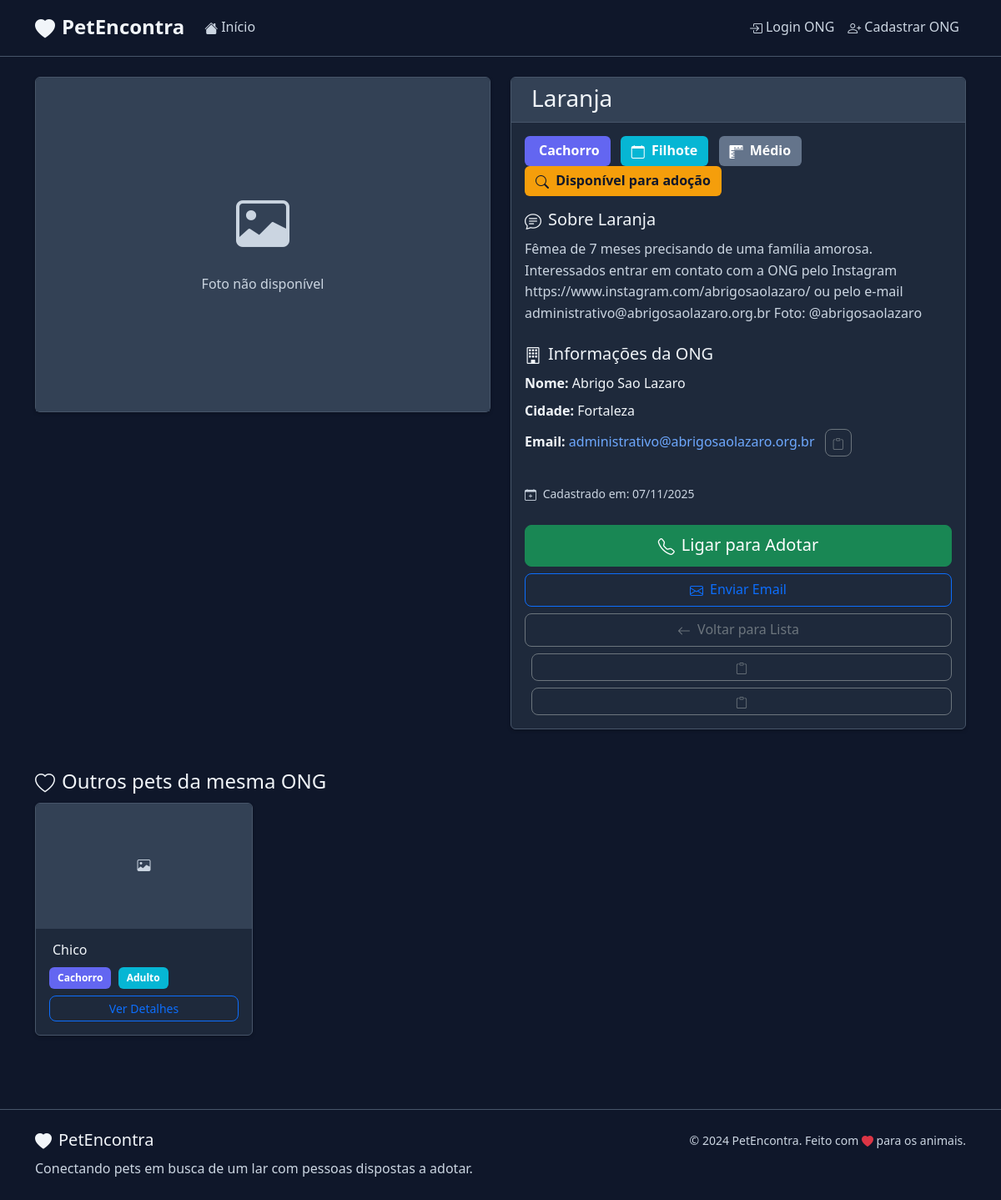
Screenshot of /pet/5 with the database file from the repository.
### models.py (models this page shows, shortened)
class Pet(db.Model):
    ESPECIES = ['Cachorro', 'Gato']
    IDADES = ['Filhote', 'Adulto']
    PORTES = ['Pequeno', 'Médio', 'Grande']
    id = db.Column(db.Integer, primary_key=True)
    nome = db.Column(db.String(100), nullable=False)
    especie = db.Column(db.String(20), nullable=False)
    idade = db.Column(db.String(20), nullable=False)
    porte = db.Column(db.String(20))
    descricao = db.Column(db.Text)
    foto_url = db.Column(db.String(200))
    data_cadastro = db.Column(db.DateTime, default=datetime.utcnow)
    adotado = db.Column(db.Boolean, default=False)
    ong_id = db.Column(db.Integer, db.ForeignKey('ong.id'), nullable=False)

class Ong(UserMixin, db.Model):
    id = db.Column(db.Integer, primary_key=True)
    tipo_pessoa = db.Column(db.String(2), nullable=False, default='PJ')  # 'PF' ou 'PJ'
    nome = db.Column(db.String(100), nullable=False)
    cnpj = db.Column(db.String(18), unique=True, nullable=True)  # Pode ser CPF ou CNPJ
    cpf = db.Column(db.String(14), unique=True, nullable=True)  # Para pessoa física
    email = db.Column(db.String(120), unique=True, nullable=False)
    senha_hash = db.Column(db.String(128), nullable=False)
    endereco = db.Column(db.String(200))
    cidade = db.Column(db.String(100))
    cep = db.Column(db.String(8))
    telefone = db.Column(db.String(15))
    latitude = db.Column(db.Float)
    longitude = db.Column(db.Float)
    data_cadastro = db.Column(db.DateTime, default=datetime.utcnow)
    pets = db.relationship('Pet', backref='ong', lazy=True, cascade='all, delete-orphan')

### app.py (the view)
@app.route('/pet/<int:pet_id>')
def pet_detalhes(pet_id):
    pet = Pet.query.get_or_404(pet_id)
    return render_template('pet_detalhes.html', pet=pet)

### templates/pet_detalhes.html (shortened to what this page needs)
{% extends "base.html" %}
{% block content %}
<div class="container" style="background-color: var(--bg-primary);">
    <div class="row">
        <div class="col-lg-6 mb-4">
            <div class="card">
                {% if pet.foto_url %}
                    <img src="{{ pet.foto_url }}" class="card-img-top" alt="{{ pet.nome }}"
                         style="height: 400px; object-fit: cover;">
                {% else %}
                    <div class="card-img-top bg-light d-flex align-items-center justify-content-center"
                         style="height: 400px;">
                        <div class="text-center">
                            <i class="bi bi-image text-muted" style="font-size: 4rem;"></i>
                            <p class="text-muted mt-2">Foto não disponível</p>
                        </div>
                    </div>
                {% endif %}
            </div>
        </div>
        <div class="col-lg-6">
            <div class="card h-100">
                <div class="card-header">
                    <h3 class="mb-0">
                        {{ pet.nome }}
                    </h3>
                </div>
                <div class="card-body">
                    <div class="mb-3">
                        <span class="badge bg-primary me-2 fs-6">
                            {{ pet.especie }}
                        </span>
                        <span class="badge bg-info me-2 fs-6">
                            <i class="bi bi-calendar me-1"></i>
                            {{ pet.idade }}
                        </span>
                        {% if pet.porte %}
                            <span class="badge bg-secondary me-2 fs-6">
                                <i class="bi bi-rulers me-1"></i>
                                {{ pet.porte }}
                            </span>
                        {% endif %}
                        {% if pet.adotado %}
                            <span class="badge bg-success fs-6">
                                <i class="bi bi-check-circle me-1"></i>
                                Adotado
                            </span>
                        {% else %}
                            <span class="badge bg-warning text-dark fs-6">
                                <i class="bi bi-search me-1"></i>
                                Disponível para adoção
                            </span>
                        {% endif %}
                    </div>
                    {% if pet.descricao %}
                        <div class="mb-4">
                            <h5><i class="bi bi-chat-text me-2"></i>Sobre {{ pet.nome }}</h5>
                            <p class="card-text">{{ pet.descricao }}</p>
                        </div>
                    {% endif %}
                    <div class="mb-4">
                        <h5><i class="bi bi-building me-2"></i>Informações da ONG</h5>
                        <div class="row">
                            <div class="col-12 mb-2">
                                <strong>Nome:</strong> {{ pet.ong.nome }}
                            </div>
                            {% if pet.ong.cidade %}
                                <div class="col-12 mb-2">
                                    <strong>Cidade:</strong> {{ pet.ong.cidade }}
                                </div>
                            {% endif %}
                            {% if pet.ong.email %}
                                <div class="col-12 mb-2">
                                    <strong>Email:</strong>
                                    <a href="mailto:{{ pet.ong.email }}" class="text-decoration-none">
                                        {{ pet.ong.email }}
                                    </a>
                                </div>
                            {% endif %}
                        </div>
                    </div>
                    <div class="mb-4">
                        <small class="text-muted">
                            <i class="bi bi-calendar-plus me-1"></i>
                            Cadastrado em: {{ pet.data_cadastro.strftime('%d/%m/%Y') if pet.data_cadastro else 'N/A' }}
                        </small>
                    </div>
                    <div class="d-grid gap-2">
                        {% if not pet.adotado %}
                            <a href="tel:{{ pet.ong.telefone }}" class="btn btn-success btn-lg">
                                <i class="bi bi-telephone me-2"></i>Ligar para Adotar
                            </a>
                            <a href="mailto:{{ pet.ong.email }}" class="btn btn-outline-primary">
                                <i class="bi bi-envelope me-2"></i>Enviar Email
                            </a>
                        {% else %}
                            <button class="btn btn-secondary btn-lg" disabled>
                                <i class="bi bi-check-circle me-2"></i>Este pet já foi adotado
                            </button>
                        {% endif %}
                        <a href="{{ url_for('index') }}" class="btn btn-outline-secondary">
                            <i class="bi bi-arrow-left me-2"></i>Voltar para Lista
                        </a>
                    </div>
                </div>
            </div>
        </div>
    </div>
    <div class="row mt-5">
        <div class="col-12">
            <h4><i class="bi bi-heart me-2"></i>Outros pets da mesma ONG</h4>
            <div class="row">
                {% for outro_pet in pet.ong.pets %}
                    {% if outro_pet.id != pet.id and not outro_pet.adotado %}
                        <div class="col-lg-3 col-md-4 col-sm-6 mb-3">
                            <div class="card h-100">
                                {% if outro_pet.foto_url %}
                                    <img src="{{ outro_pet.foto_url }}" class="card-img-top" alt="{{ outro_pet.nome }}"
                                         style="height: 150px; object-fit: cover;">
                                {% else %}
                                    <div class="card-img-top bg-light d-flex align-items-center justify-content-center"
                                         style="height: 150px;">
                                        <i class="bi bi-image text-muted"></i>
                                    </div>
                                {% endif %}
                                <div class="card-body">
                                    <h6 class="card-title">
                                        {{ outro_pet.nome }}
                                    </h6>
                                    <div class="mb-2">
                                        <span class="badge bg-primary me-1">{{ outro_pet.especie }}</span>
                                        <span class="badge bg-info">{{ outro_pet.idade }}</span>
                                    </div>
                                    <a href="{{ url_for('pet_detalhes', pet_id=outro_pet.id) }}"
                                       class="btn btn-outline-primary btn-sm w-100">
                                        Ver Detalhes
                                    </a>
                                </div>
                            </div>
                        </div>
                    {% endif %}
                {% endfor %}
            </div>
        </div>
    </div>
</div>
{% endblock %}

### static/css/style.css (style rules this page uses)
:root { --primary-color: #6366f1; --secondary-color: #64748b; --success-color: #10b981; --danger-color: #ef4444; --warning-color: #f59e0b; --info-color: #06b6d4; --light-color: #1e293b; --dark-color: #f1f5f9; --bg-primary: #0f172a; --bg-secondary: #1e293b; --bg-tertiary: #334155; --text-primary: #f1f5f9; --text-secondary: #cbd5e1; --border-color: #475569; }
body { font-family: 'Segoe UI', Tahoma, Geneva, Verdana, sans-serif; line-height: 1.6; color: var(--text-primary); background-color: var(--bg-primary); min-height: 100vh; }
.container, .container-fluid { background-color: transparent; }
.badge { font-size: 0.75rem; padding: 0.5em 0.75em; }
.btn { border-radius: 8px; font-weight: 500; transition: all 0.3s ease; }
.card { background-color: var(--bg-secondary); border: 1px solid var(--border-color); color: var(--text-primary); box-shadow: 0 2px 4px rgba(0, 0, 0, 0.2); }
.card-header { background-color: var(--bg-tertiary); border-bottom: 1px solid var(--border-color); color: var(--text-primary); }
.card-header h3, .card-header h4, .card-header h5 { color: var(--text-primary); margin: 0; }
.card-body { color: var(--text-primary); }
.card-title { color: var(--text-primary); }
.card-text { color: var(--text-secondary); }
.bi { vertical-align: -0.125em; }
.bg-light { background-color: var(--bg-tertiary) !important; }
.text-muted { color: var(--text-secondary) !important; }
.badge { border: 1px solid transparent; }
.badge.bg-primary { background-color: var(--primary-color) !important; }
.badge.bg-secondary { background-color: var(--secondary-color) !important; }
.badge.bg-info { background-color: var(--info-color) !important; }
.badge.bg-warning { background-color: var(--warning-color) !important; color: var(--bg-primary) !important; }
a { text-decoration: none; transition: color 0.3s ease; }

### rows the page displays
Pet: nome "Laranja", especie "Cachorro", idade "Filhote", porte "Médio", descricao "Fêmea de 7 meses precisando de uma família amorosa. Interessados entrar em contato com a ONG pelo Instagram https://www.instagram.com/abrigosaolazaro/ ou pelo e-mail administrativo@abrigosaolazaro.org.br Foto: @abrigosaolazaro", data_cadastro "07/11/2025"
Ong: ong.nome "Abrigo Sao Lazaro", ong.cidade "Fortaleza", ong.email "administrativo@abrigosaolazaro.org.br"
Pet: nome "Chico", especie "Cachorro", idade "Adulto"
